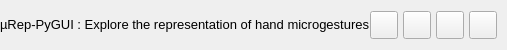
         <widget class="QFrame" name="contentTopBg">
          <property name="minimumSize">
           <size>
            <width>0</width>
            <height>50</height>
           </size>
          </property>
          <property name="maximumSize">
           <size>
            <width>16777215</width>
            <height>50</height>
           </size>
          </property>
          <property name="frameShape">
           <enum>QFrame::NoFrame</enum>
          </property>
          <property name="frameShadow">
           <enum>QFrame::Raised</enum>
          </property>
          <layout class="QHBoxLayout" name="horizontalLayout">
           <property name="spacing">
            <number>0</number>
           </property>
           <property name="leftMargin">
            <number>0</number>
           </property>
           <property name="topMargin">
            <number>0</number>
           </property>
           <property name="rightMargin">
            <number>10</number>
           </property>
           <property name="bottomMargin">
            <number>0</number>
           </property>
           <item>
            <widget class="QFrame" name="leftBox">
             <property name="sizePolicy">
              <sizepolicy hsizetype="Expanding" vsizetype="Preferred">
               <horstretch>0</horstretch>
               <verstretch>0</verstretch>
              </sizepolicy>
             </property>
             <property name="frameShape">
              <enum>QFrame::NoFrame</enum>
             </property>
             <property name="frameShadow">
              <enum>QFrame::Raised</enum>
             </property>
             <layout class="QHBoxLayout" name="horizontalLayout_3">
              <property name="spacing">
               <number>0</number>
              </property>
              <property name="leftMargin">
               <number>0</number>
              </property>
              <property name="topMargin">
               <number>0</number>
              </property>
              <property name="rightMargin">
               <number>0</number>
              </property>
              <property name="bottomMargin">
               <number>0</number>
              </property>
              <item>
               <widget class="QLabel" name="titleRightInfo">
                <property name="sizePolicy">
                 <sizepolicy hsizetype="Preferred" vsizetype="Expanding">
                  <horstretch>0</horstretch>
                  <verstretch>0</verstretch>
                 </sizepolicy>
                </property>
                <property name="maximumSize">
                 <size>
                  <width>16777215</width>
                  <height>45</height>
                 </size>
                </property>
                <property name="font">
                 <font>
                  <family>Segoe UI</family>
                  <pointsize>10</pointsize>
                  <weight>50</weight>
                  <italic>false</italic>
                  <bold>false</bold>
                 </font>
                </property>
                <property name="text">
                 <string>µRep-PyGUI : Explore the representation of hand microgestures</string>
                </property>
                <property name="alignment">
                 <set>Qt::AlignLeading|Qt::AlignLeft|Qt::AlignVCenter</set>
                </property>
               </widget>
              </item>
             </layout>
            </widget>
           </item>
           <item alignment="Qt::AlignRight">
            <widget class="QFrame" name="rightButtons">
             <property name="minimumSize">
              <size>
               <width>0</width>
               <height>28</height>
              </size>
             </property>
             <property name="frameShape">
              <enum>QFrame::NoFrame</enum>
             </property>
             <property name="frameShadow">
              <enum>QFrame::Raised</enum>
             </property>
             <layout class="QHBoxLayout" name="horizontalLayout_2">
              <property name="spacing">
               <number>5</number>
              </property>
              <property name="leftMargin">
               <number>0</number>
              </property>
              <property name="topMargin">
               <number>0</number>
              </property>
              <property name="rightMargin">
               <number>0</number>
              </property>
              <property name="bottomMargin">
               <number>0</number>
              </property>
              <item>
               <widget class="QPushButton" name="settingsTopBtn">
                <property name="minimumSize">
                 <size>
                  <width>28</width>
                  <height>28</height>
                 </size>
                </property>
                <property name="maximumSize">
                 <size>
                  <width>28</width>
                  <height>28</height>
                 </size>
                </property>
                <property name="cursor">
                 <cursorShape>PointingHandCursor</cursorShape>
                </property>
                <property name="toolTip">
                 <string>Information</string>
                </property>
                <property name="text">
                 <string/>
                </property>
                <property name="icon">
                 <iconset resource="resources.qrc">
                  <normaloff>:/icons/resources/images/icons/cil-info.png</normaloff>:/icons/resources/images/icons/cil-info.png</iconset>
                </property>
                <property name="iconSize">
                 <size>
                  <width>20</width>
                  <height>20</height>
                 </size>
                </property>
               </widget>
              </item>
              <item>
               <widget class="QPushButton" name="minimizeAppBtn">
                <property name="minimumSize">
                 <size>
                  <width>28</width>
                  <height>28</height>
                 </size>
                </property>
                <property name="maximumSize">
                 <size>
                  <width>28</width>
                  <height>28</height>
                 </size>
                </property>
                <property name="cursor">
                 <cursorShape>PointingHandCursor</cursorShape>
                </property>
                <property name="toolTip">
                 <string>Minimize</string>
                </property>
                <property name="text">
                 <string/>
                </property>
                <property name="icon">
                 <iconset resource="resources.qrc">
                  <normaloff>:/icons/resources/images/icons/icon_minimize.png</normaloff>:/icons/resources/images/icons/icon_minimize.png</iconset>
                </property>
                <property name="iconSize">
                 <size>
                  <width>20</width>
                  <height>20</height>
                 </size>
                </property>
               </widget>
              </item>
              <item>
               <widget class="QPushButton" name="maximizeRestoreAppBtn">
                <property name="minimumSize">
                 <size>
                  <width>28</width>
                  <height>28</height>
                 </size>
                </property>
                <property name="maximumSize">
                 <size>
                  <width>28</width>
                  <height>28</height>
                 </size>
                </property>
                <property name="font">
                 <font>
                  <family>Segoe UI</family>
                  <pointsize>10</pointsize>
                  <weight>50</weight>
                  <italic>false</italic>
                  <bold>false</bold>
                  <stylestrategy>PreferDefault</stylestrategy>
                 </font>
                </property>
                <property name="cursor">
                 <cursorShape>PointingHandCursor</cursorShape>
                </property>
                <property name="toolTip">
                 <string>Maximize</string>
                </property>
                <property name="text">
                 <string/>
                </property>
                <property name="icon">
                 <iconset resource="resources.qrc">
                  <normaloff>:/icons/resources/images/icons/icon_maximize.png</normaloff>:/icons/resources/images/icons/icon_maximize.png</iconset>
                </property>
                <property name="iconSize">
                 <size>
                  <width>20</width>
                  <height>20</height>
                 </size>
                </property>
               </widget>
              </item>
              <item>
               <widget class="QPushButton" name="closeAppBtn">
                <property name="minimumSize">
                 <size>
                  <width>28</width>
                  <height>28</height>
                 </size>
                </property>
                <property name="maximumSize">
                 <size>
                  <width>28</width>
                  <height>28</height>
                 </size>
                </property>
                <property name="cursor">
                 <cursorShape>PointingHandCursor</cursorShape>
                </property>
                <property name="toolTip">
                 <string>Close</string>
                </property>
                <property name="text">
                 <string/>
                </property>
                <property name="icon">
                 <iconset resource="resources.qrc">
                  <normaloff>:/icons/resources/images/icons/icon_close.png</normaloff>:/icons/resources/images/icons/icon_close.png</iconset>
                </property>
                <property name="iconSize">
                 <size>
                  <width>20</width>
                  <height>20</height>
                 </size>
                </property>
               </widget>
              </item>
             </layout>
            </widget>
           </item>
          </layout>
         </widget>
